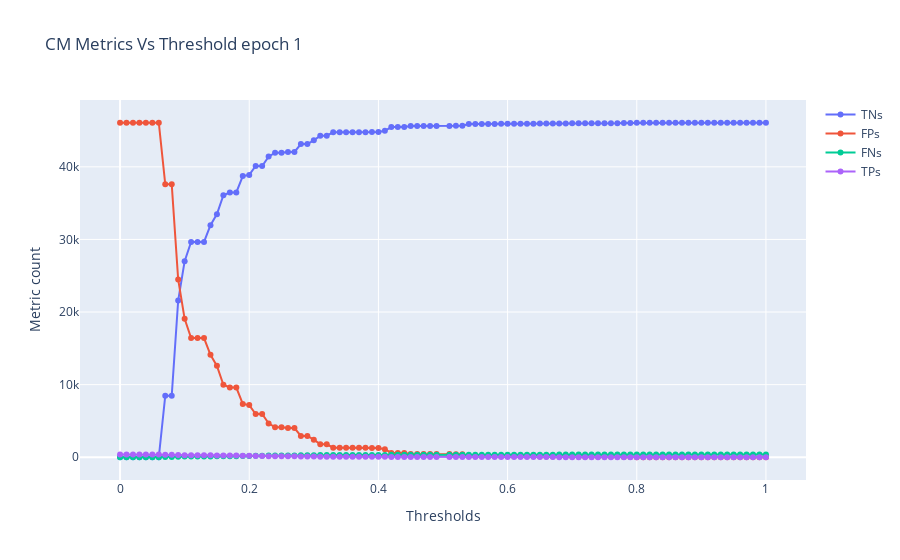

Here is the notebook cell this chart was saved with:
### Markdown cell above
## Plot CM metrics

### Code cell
import plotly.graph_objects as go


for epoch_num in range(1,2):
    
    names = list(epoch_stats["epoch_" + str(epoch_num)][0].keys())
    
    # Create traces
    fig = go.Figure()

    for name in names:
        fig.add_trace(go.Scatter(x=[round(threshold,2) for threshold in thresholds], 
                                 y=epoch_stats["epoch_" + str(epoch_num)][0][name],
                                 mode='lines+markers',
                                 name=name))

    # Edit the layout
    fig.update_layout(title='CM Metrics Vs Threshold epoch ' + str(epoch_num),
                       xaxis_title='Thresholds',
                       yaxis_title='Metric count')

    fig.show()
